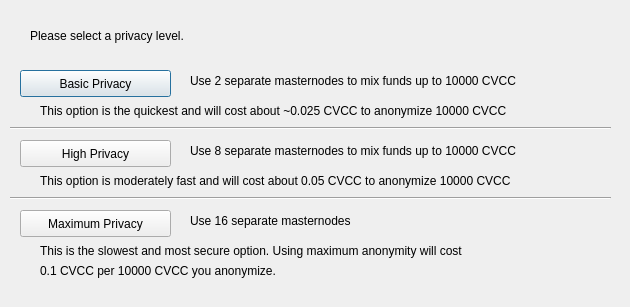
<?xml version="1.0" encoding="UTF-8"?>
<ui version="4.0">
 <class>ObfuscationConfig</class>
 <widget class="QDialog" name="ObfuscationConfig">
  <property name="geometry">
   <rect>
    <x>0</x>
    <y>0</y>
    <width>630</width>
    <height>307</height>
   </rect>
  </property>
  <property name="windowTitle">
   <string>Configure Obfuscation</string>
  </property>
  <widget class="QPushButton" name="buttonBasic">
   <property name="geometry">
    <rect>
     <x>20</x>
     <y>70</y>
     <width>151</width>
     <height>27</height>
    </rect>
   </property>
   <property name="text">
    <string>Basic Privacy</string>
   </property>
  </widget>
  <widget class="QPushButton" name="buttonHigh">
   <property name="geometry">
    <rect>
     <x>20</x>
     <y>140</y>
     <width>151</width>
     <height>27</height>
    </rect>
   </property>
   <property name="text">
    <string>High Privacy</string>
   </property>
  </widget>
  <widget class="QPushButton" name="buttonMax">
   <property name="geometry">
    <rect>
     <x>20</x>
     <y>210</y>
     <width>151</width>
     <height>27</height>
    </rect>
   </property>
   <property name="text">
    <string>Maximum Privacy</string>
   </property>
  </widget>
  <widget class="QLabel" name="label">
   <property name="geometry">
    <rect>
     <x>30</x>
     <y>20</y>
     <width>571</width>
     <height>31</height>
    </rect>
   </property>
   <property name="text">
    <string>Please select a privacy level.</string>
   </property>
  </widget>
  <widget class="QLabel" name="label_2">
   <property name="geometry">
    <rect>
     <x>190</x>
     <y>70</y>
     <width>421</width>
     <height>21</height>
    </rect>
   </property>
   <property name="text">
    <string>Use 2 separate masternodes to mix funds up to 10000 CVCC</string>
   </property>
  </widget>
  <widget class="QLabel" name="label_3">
   <property name="geometry">
    <rect>
     <x>190</x>
     <y>140</y>
     <width>411</width>
     <height>21</height>
    </rect>
   </property>
   <property name="text">
    <string>Use 8 separate masternodes to mix funds up to 10000 CVCC</string>
   </property>
  </widget>
  <widget class="QLabel" name="label_4">
   <property name="geometry">
    <rect>
     <x>190</x>
     <y>210</y>
     <width>421</width>
     <height>21</height>
    </rect>
   </property>
   <property name="text">
    <string>Use 16 separate masternodes</string>
   </property>
  </widget>
  <widget class="QLabel" name="label_6">
   <property name="geometry">
    <rect>
     <x>40</x>
     <y>100</y>
     <width>561</width>
     <height>21</height>
    </rect>
   </property>
   <property name="text">
    <string>This option is the quickest and will cost about ~0.025 CVCC to anonymize 10000 CVCC</string>
   </property>
  </widget>
  <widget class="QLabel" name="label_7">
   <property name="geometry">
    <rect>
     <x>40</x>
     <y>170</y>
     <width>561</width>
     <height>21</height>
    </rect>
   </property>
   <property name="text">
    <string>This option is moderately fast and will cost about 0.05 CVCC to anonymize 10000 CVCC</string>
   </property>
  </widget>
  <widget class="QLabel" name="label_8">
   <property name="geometry">
    <rect>
     <x>40</x>
     <y>240</y>
     <width>561</width>
     <height>21</height>
    </rect>
   </property>
   <property name="text">
    <string>This is the slowest and most secure option. Using maximum anonymity will cost</string>
   </property>
  </widget>
  <widget class="QLabel" name="label_9">
   <property name="geometry">
    <rect>
     <x>40</x>
     <y>260</y>
     <width>561</width>
     <height>21</height>
    </rect>
   </property>
   <property name="text">
    <string>0.1 CVCC per 10000 CVCC you anonymize.</string>
   </property>
  </widget>
  <widget class="Line" name="line">
   <property name="geometry">
    <rect>
     <x>10</x>
     <y>120</y>
     <width>601</width>
     <height>16</height>
    </rect>
   </property>
   <property name="orientation">
    <enum>Qt::Horizontal</enum>
   </property>
  </widget>
  <widget class="Line" name="line_2">
   <property name="geometry">
    <rect>
     <x>10</x>
     <y>190</y>
     <width>601</width>
     <height>16</height>
    </rect>
   </property>
   <property name="orientation">
    <enum>Qt::Horizontal</enum>
   </property>
  </widget>
 </widget>
 <resources/>
 <connections/>
</ui>
